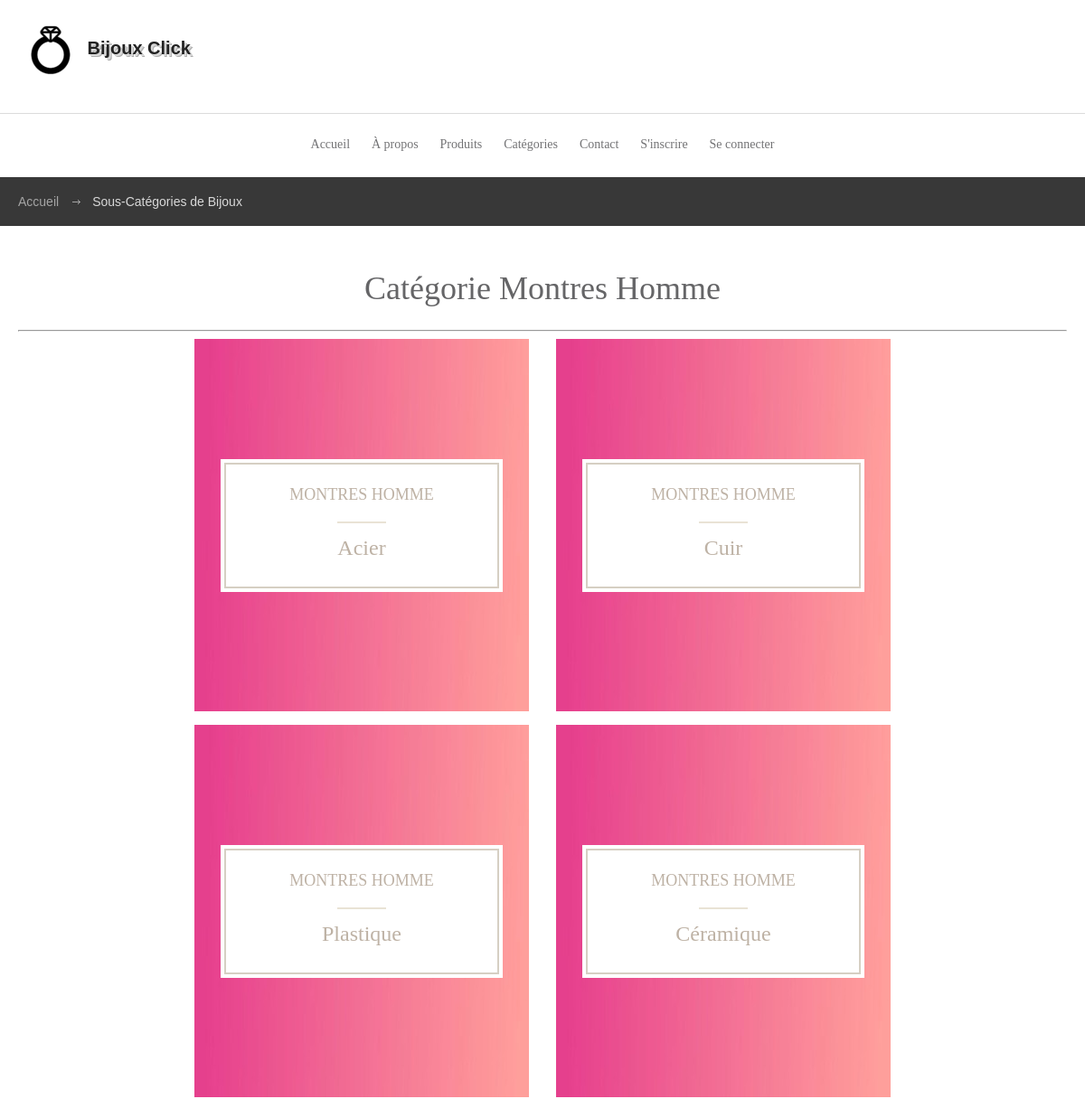
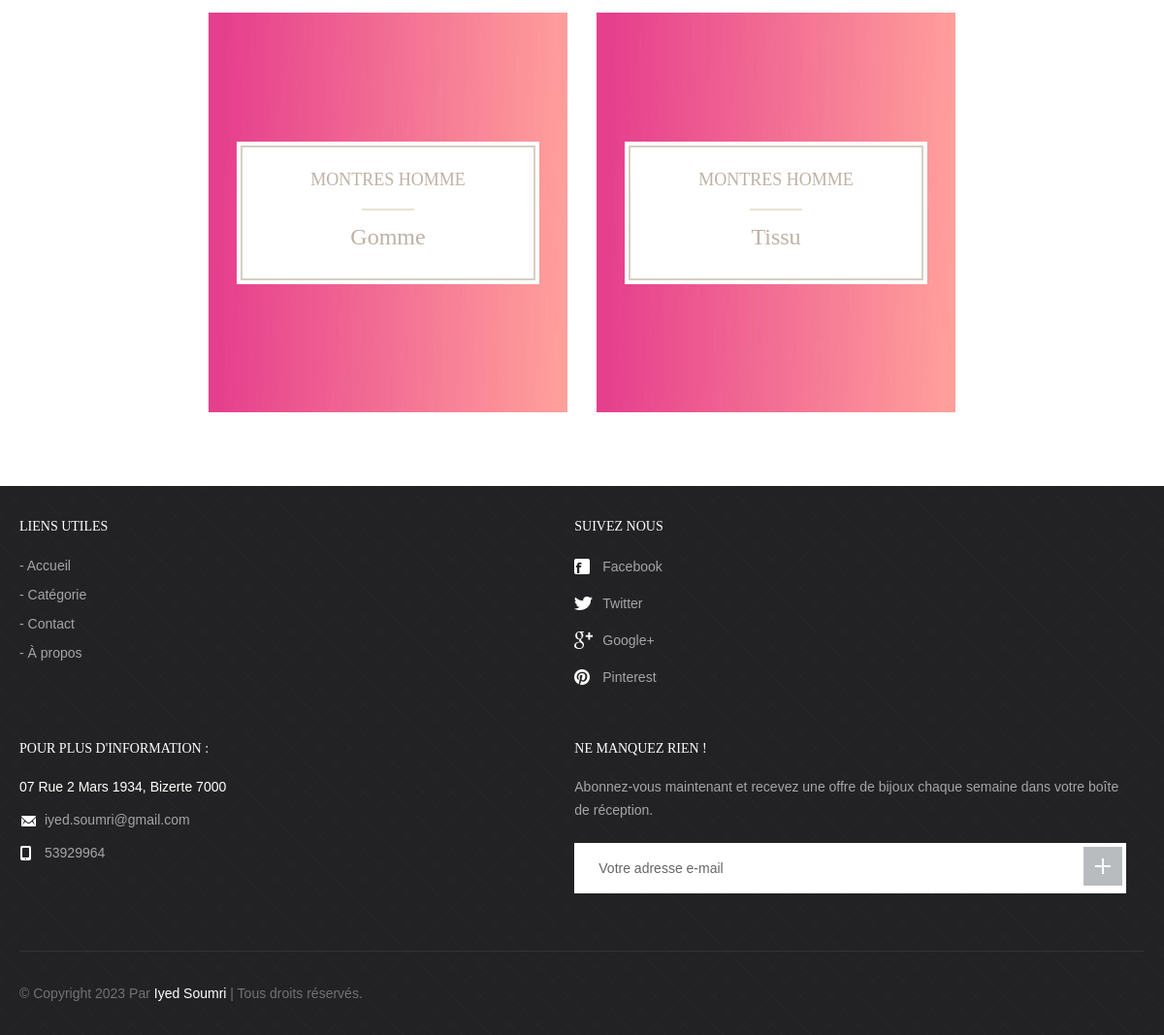
The app's page /BijouxClick/subcategory.php?scid=12&catname=Montres Homme with its own data (2 pictures, top to bottom).
### tables this page shows
CREATE TABLE `subcategory` (
  `id` int(11) NOT NULL,
  `categoryid` int(11) DEFAULT NULL,
  `subcategoryName` varchar(255) DEFAULT NULL,
  `creationDate` timestamp NULL DEFAULT current_timestamp(),
  `updationDate` timestamp NULL DEFAULT NULL ON UPDATE current_timestamp(),
  `createdBy` int(11) DEFAULT NULL
);

CREATE TABLE `category` (
  `id` int(11) NOT NULL,
  `categoryName` varchar(255) DEFAULT NULL,
  `categoryDescription` longtext DEFAULT NULL,
  `creationDate` timestamp NOT NULL DEFAULT current_timestamp(),
  `updationDate` timestamp NULL DEFAULT NULL ON UPDATE current_timestamp(),
  `createdBy` int(11) DEFAULT NULL
);

CREATE TABLE `tblpage` (
  `ID` int(10) NOT NULL,
  `PageType` varchar(200) DEFAULT NULL,
  `PageTitle` mediumtext DEFAULT NULL,
  `PageDescription` mediumtext DEFAULT NULL,
  `Email` varchar(200) DEFAULT NULL,
  `MobileNumber` bigint(10) DEFAULT NULL,
  `UpdationDate` date DEFAULT NULL,
  `Timing` varchar(200) NOT NULL
);

### BijouxClick/subcategory.php (the view, shortened to what this page needs)
<?php
include('includes/config.php');
?>
<!DOCTYPE html>
<html lang="fr">
<head>
	<link rel="stylesheet" media="all" href="css/style.css">
</head>
<body>
	<?php include_once('includes/header.php');?>
	<div id="breadcrumbs">
		<div class="container">
			<ul>
				<li><a href="index.php">Accueil</a></li>
				<li>Sous-Catégories de Bijoux</li>
			</ul>
		</div>
	</div>
	<div id="body">
		<div class="container">
			<h1 align="center">Catégorie <?php echo $_GET['catname'];?></h1>
		<hr />
			<section class="quick-links">
				<?php
				$scid=$_GET['scid'];
$ret=mysqli_query($con,"select subcategory.id as subcid, subcategory.categoryid,subcategory.subcategoryName,category.categoryName,category.categoryDescription from subcategory join category on category.id=subcategory.categoryid where subcategory.categoryid='$scid'");
$count=mysqli_num_rows($ret);
if($count>0){
while ($row=mysqli_fetch_array($ret)) {
?>
				<article style="background-image: url(images/2.jpg)">
					<a href="product-subcategory.php?pscid=<?php  echo $row['subcid'];?>&&subcatname=<?php  echo $row['subcategoryName'];?>" class="table">
						<div class="cell">
							<div class="text">
								<h4><?php  echo $row['categoryName'];?></h4>
								<hr>
								<h3><?php  echo $row['subcategoryName'];?></h3>
							</div>
						</div>
					</a>
				</article><?php }} else{ ?>
<p style="color:red; font-size:22px; text-align:center;">Aucun enregistrement trouvé</p>
<?php } ?>
			</section>
		</div>
	</div>
	<?php include_once('includes/footer.php');?>
</body>
</html>

### BijouxClick/includes/footer.php (shortened to what this page needs)
<footer id="footer">
              <div class="container">
                     <div class="cols">
                            <div class="col">
                                   <h3>Liens utiles</h3>
                                   <ul>
                                          <li><a href="index.php">Accueil</a></li>
                                          <li><a href="category.php">Catégorie</a></li>
                                          <li><a href="contact.php">Contact</a></li>
                                          <li><a href="about.php">À propos</a></li>
                                   </ul>
                            </div>
                            <div class="col media">
                                   <h3>Suivez nous</h3>
                                   <ul class="social">
                                          <li><a href="https://www.facebook.com/IyedSoumriOfficial/"><span class="ico ico-fb"></span>Facebook</a></li>
                                          <li><a href="https://twitter.com/login?lang=fr"><span class="ico ico-tw"></span>Twitter</a></li>
                                          <li><a href="https://accounts.google.com/ServiceLogin?ltmpl=mobNH"><span class="ico ico-gp"></span>Google+</a></li>
                                          <li><a href="https://www.pinterest.fr/"><span class="ico ico-pi"></span>Pinterest</a></li>
                                   </ul>
                            </div>
                            <div class="col contact">
                                   <?php
$ret=mysqli_query($con,"select * from tblpage where PageType='contactus' ");
while ($row=mysqli_fetch_array($ret)) {
?>
                                   <h3><?php  echo $row['PageTitle'];?></h3>
                                   <p style="color: white"><?php  echo $row['PageDescription'];?></p>
                                   <p><span class="ico ico-em"></span><?php  echo $row['Email'];?></p>
                                   <p><span class="ico ico-ph"></span><?php  echo $row['MobileNumber'];?></p><?php } ?>
                            </div>
                            <div class="col newsletter">
                                   <h3>NE MANQUEZ RIEN !</h3>
                                   <p>Abonnez-vous maintenant et recevez une offre de bijoux chaque semaine dans votre boîte de réception.</p>
                                   <form action="#" method="post">
                                         <input type="email" name="email" placeholder="Votre adresse e-mail">
                                          <button type="submit" name="sub"></button>
                                   </form>
                            </div>
                     </div>
                     <p class="copy">&copy; Copyright <?= date('Y'); ?> Par <span style="color:#FFFFFF">Iyed Soumri</span> | Tous droits réservés.</p>
              </div>
       </footer>

### records on screen
subcategory: categoryid.categoryName "MONTRES HOMME", subcategoryName "Acier"
subcategory: categoryid.categoryName "MONTRES HOMME", subcategoryName "Cuir"
subcategory: categoryid.categoryName "MONTRES HOMME", subcategoryName "Plastique"
subcategory: categoryid.categoryName "MONTRES HOMME", subcategoryName "Céramique"
subcategory: categoryid.categoryName "MONTRES HOMME", subcategoryName "Gomme"
subcategory: categoryid.categoryName "MONTRES HOMME", subcategoryName "Tissu"
tblpage: PageTitle "POUR PLUS D'INFORMATION :", PageDescription "07 Rue 2 Mars 1934, Bizerte 7000", Email "iyed.soumri@gmail.com", MobileNumber "53929964"

### other values on screen
$_GET['catname'] "Montres Homme"
